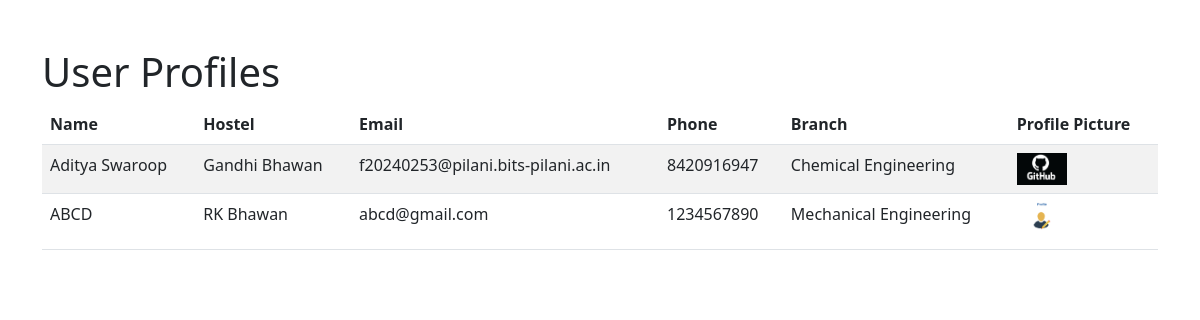
The page /profiles1/ on the database its author committed.
### Home/models.py (models this page shows, shortened)
class UserProfile1(models.Model):
    name = models.CharField(max_length=100)
    hostel = models.CharField(max_length=50)
    email = models.EmailField(unique=True)
    phone = models.CharField(max_length=15)
    branch = models.CharField(max_length=100)
    profile_picture = models.ImageField(upload_to='profile_pictures/', blank=True, null=True)

### Home/views.py (the view)
# urls.py: path('profiles1/', views.profile_list1, name='profile_list1'),
def profile_list1(request):
    profiles1 = UserProfile1.objects.all()
    return render(request, 'profile_list1.html', {'profiles': profiles1})

### templates/profile_list1.html (shortened to what this page needs)
<!DOCTYPE html>
<html lang="en">
<head>
    <link rel="stylesheet" href="https://cdnjs.cloudflare.com/ajax/libs/bootstrap/5.3.0/css/bootstrap.min.css">
</head>
<body>
    <div class="container mt-5">
        <h1>User Profiles</h1>
        <table class="table table-striped">
            <thead>
                <tr>
                    <th>Name</th>
                    <th>Hostel</th>
                    <th>Email</th>
                    <th>Phone</th>
                    <th>Branch</th>
                    <th>Profile Picture</th>
                </tr>
            </thead>
            <tbody>
                {% for profile in profiles %}
                <tr>
                    <td>{{ profile.name }}</td>
                    <td>{{ profile.hostel }}</td>
                    <td>{{ profile.email }}</td>
                    <td>{{ profile.phone }}</td>
                    <td>{{ profile.branch }}</td>
                    <td>
                        {% if profile.profile_picture %}
                            <img src="{{ profile.profile_picture.url }}" alt="Profile Picture" width="50">
                        {% else %}
                            No image
                        {% endif %}
                    </td>
                </tr>
                {% endfor %}
            </tbody>
        </table>
    </div>
</body>
</html>

### rows shown on the page
UserProfile1: name "Aditya Swaroop", hostel "Gandhi Bhawan", email "f20240253@pilani.bits-pilani.ac.in", phone "8420916947", branch "Chemical Engineering", profile_picture (picture)
UserProfile1: name "ABCD", hostel "RK Bhawan", email "abcd@gmail.com", phone "1234567890", branch "Mechanical Engineering", profile_picture (picture)
